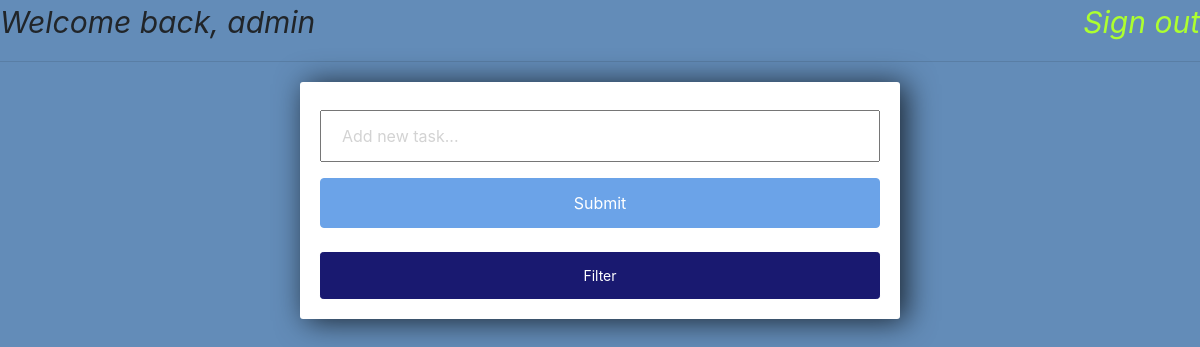
Before: / (signed in) with the older database file.
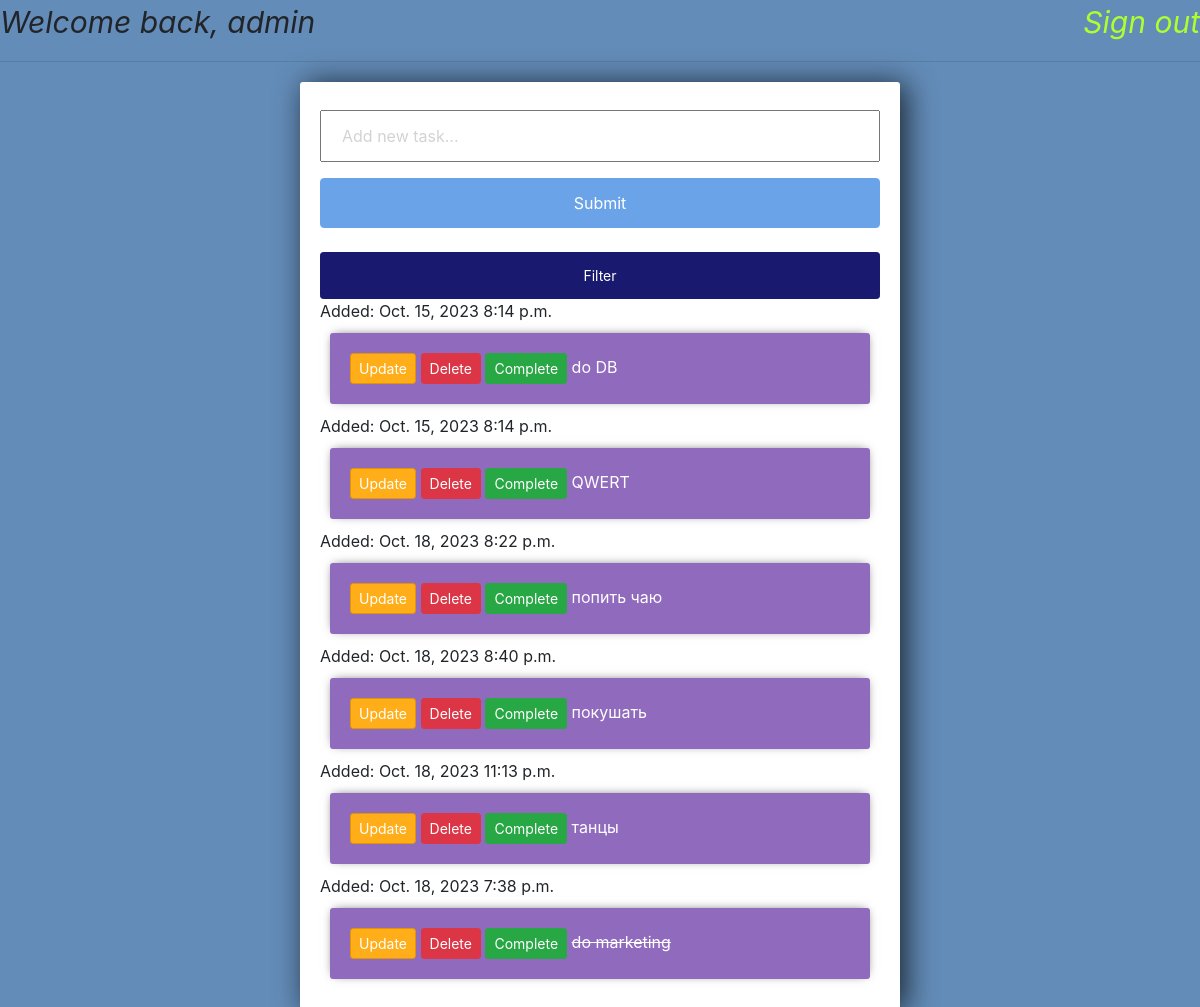
After: the same page with the newer database file.
### tasks/models.py (models this page shows)
class Task(models.Model):
    user = models.ForeignKey(User, on_delete=models.CASCADE, null=True, blank=True)
    title = models.CharField(max_length=150)
    complete = models.BooleanField(default=False)
    created = models.TimeField(auto_now_add=True)
    date = models.DateField(default=timezone.localdate)
    def __str__(self):
        return self.title
    class Meta:
        ordering = ['complete']

### tasks/views.py (the view)
# urls.py: path('', views.index, name='list'),
@login_required(login_url='sign_in')
def index(request):
    tasks = Task.objects.all()
    form = TaskForm()
    if request.method == 'POST':
        form = TaskForm(request.POST)
        if form.is_valid():
            form.save()
        return redirect('/')
    context = {'tasks': tasks, 'form': form}
    return render(request, 'tasks/list.html', context)

### tasks/forms.py
class TaskForm(forms.ModelForm):
    title = forms.CharField(widget=forms.TextInput(attrs={'placeholder': 'Add new task...'}))
    class Meta:
        model = Task
        fields = ['title']

### tasks/templates/tasks/list.html (shortened to what this page needs)
{% load static %}
<head>
    <link rel="stylesheet" href="https://stackpath.bootstrapcdn.com/bootstrap/4.3.1/css/bootstrap.min.css"
>
    <link rel="stylesheet" href="{% static 'tasks/css/site.css' %}">
</head>
{% if request.user.is_authenticated%}
    <p class="greating">Welcome back, {{request.user}}<a class="sign-out" href="{% url 'sign_out' %}">Sign out</a></p>
{% else %}
    <a href="">Sign in</a>
    <a href="">Sign up</a>
{% endif %}
<hr>
<div class="center-column">
    <form method="POST" action="/">
        {{form.title}}
        <input class="btn btn-info submit" type="submit" name="Create Task">
    </form>
    <a class="btn btn-sm btn-success filter" type="submit" href="{% url 'list_by_day'%}">Filter</a>
    <div class="todo-list">
        {% for task in tasks %}
        <span>Added: {{task.date}}  {{task.created}} </span>
        <div class="item-row">
            <a class="btn btn-sm btn-info" href="{% url 'update_task' task.id%}">Update</a>
            <a class="btn btn-sm btn-danger" href="{% url 'delete_task' task.id %}">Delete</a>
            <a class="btn btn-sm btn-success" href="{% url 'complete_task' task.id %}">Complete</a>
            {% if task.complete == True %}
            <s>{{task}}</s>
            {% else %}
            <span>{{task}}</span>
            {% endif %}
        </div>
        {% endfor %}
    </div>
</div>

### tasks/static/tasks/css/site.css (style rules this page uses)
input { width: 100%; padding: 12px 20px; margin: 8px 0; box-sizing: border-box; }
input::placeholder { color: #d3d3d3; }
.submit { background-color: #6BA3E8; padding: 12px; }
.center-column { width:600px; margin: 20px auto; padding:20px; background-color: #fff; border-radius: 3px; box-shadow: 6px 2px 30px 0px rgba(0,0,0,0.75); }
.item-row { background-color: #906abd; margin: 10px; padding: 20px; border-radius: 3px; color: #fff; font-size: 16px; box-shadow: 0px -1px 10px -4px rgba(0,0,0,0.75); }
.btn-info { background-color: #ffae19; border-color: #e59400; }
.submit { background-color: #6BA3E8; border-color: #6BA3E8; }
.filter { width: 100%; background-color: midnightblue; border-color: midnightblue; padding: 12px; }
.sign-out { color: greenyellow; font-size: 30px; float: right; }
.greating { font-size: 30px; font-style: oblique; }

Changed rows visible on the page:
added Task: date "Oct. 15, 2023", created "8:14 p.m.", title "do DB"
added Task: date "Oct. 15, 2023", created "8:14 p.m.", title "QWERT"
added Task: date "Oct. 18, 2023", created "8:22 p.m.", title "попить чаю"
added Task: date "Oct. 18, 2023", created "8:40 p.m.", title "покушать"
added Task: date "Oct. 18, 2023", created "11:13 p.m.", title "танцы"
added Task: date "Oct. 18, 2023", created "7:38 p.m.", title "do marketing"
